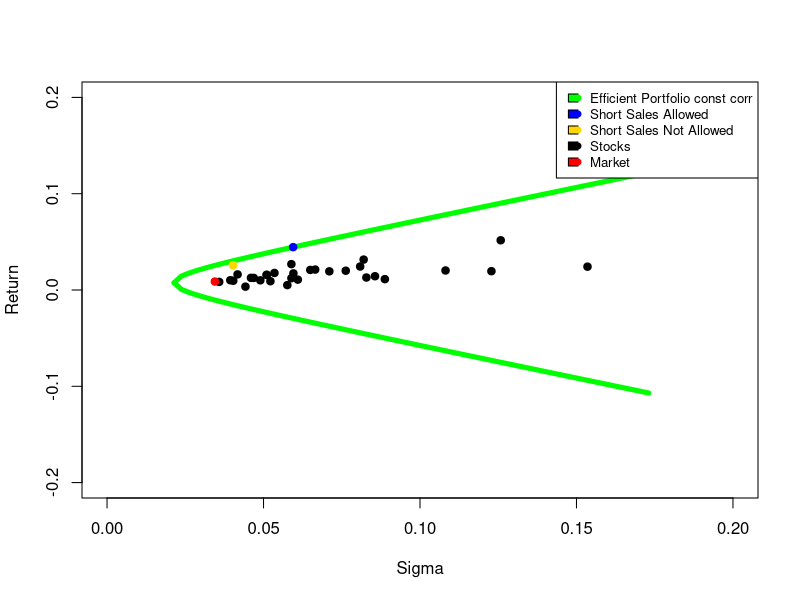

Here is the R script that generated this plot:
#Read all data
a_all <- read.csv("stockData.csv", sep=",", header=TRUE) 

# Use 5 year data to train 
a <- a_all[1:60,]

#Convert adjusted close prices into returns:
r <- (a[-1,3:ncol(a)]-a[-nrow(a),3:ncol(a)])/a[-nrow(a),3:ncol(a)] # return of stocks + market
#r_m <- (a[-1,3]-a[-nrow(a),3])/a[-nrow(a),3] # return of market
rrr <- r[,-1]

n_stocks= ncol(rrr)

#Compute the average correlation:
rho <- (sum(cor(rrr[1:n_stocks]))-n_stocks)/(n_stocks*(n_stocks-1))

#Initialize the vectors:
col1 <- rep(0,n_stocks)
col2 <- rep(0,n_stocks)
col3 <- rep(0,n_stocks)

#Initialize the var-covar matrix:
y <- rep(0,n_stocks*n_stocks)
mat <- matrix(y, ncol=n_stocks, nrow=n_stocks)

#Compute necessary quantities:
R_f = 0.002
Rbar <- colMeans(rrr[1:n_stocks])
Rbar_f <- Rbar-R_f
sigma <- ( diag(var(rrr[1:n_stocks])) )^0.5
Ratio <- Rbar_f/sigma

#Initial table:
xx <- (cbind(Rbar, Rbar_f, sigma, Ratio))

#Order the table based on the excess return to sigma ratio:
aaa <- xx[order(-Ratio),]

#Create the last 3 columns of the table:
for(i in(1:n_stocks)) {
  
  col1[i] <- rho/(1-rho+i*rho)
  
  col2[i] <- sum(aaa[,4][1:i])
}

#Compute the Ci:
for(i in (1:n_stocks)) {
  
  col3[i] <- col1[i]*col2[i]
  
}

#Create the entire table until now:
xxx <- cbind(aaa, col1, col2, col3)


#SHORT SALES ALLOWED:
#Compute the Zi:
z <- (1/((1-rho)*xxx[,3]))*(xxx[,4]-xxx[,7][nrow(xxx)])

#Compute the xi:
x <- z/sum(z)

#The final table:
aaaa <- cbind(xxx, z, x)

#SHORT SALES NOT ALLOWED:
#Find composition of optimum portfolio when short sales are not allowed:
aaaaa <- aaaa[1:which(aaaa[,7]==max(aaaa[,7])), ]
z_no <- (1/((1-rho)*aaaaa[,3]))*(aaaaa[,4]-aaaaa[,7][nrow(aaaaa)])
x_no <- z_no/sum(z_no)

#Final table:
a_no <- cbind(aaaaa, z_no, x_no)

#Var-covar matrix based on the constant correlation model:
for(i in 1:30){
  
  for(j in 1:30){
    
    if(i==j){
      mat[i,j]=aaaa[i,3]^2
    } else
    {
      mat[i,j]=rho*aaaa[i,3]*aaaa[j,3]
    }
  }
}


#Calculate the expected return and sd of the point of tangency 
#when short sales allowed
sd_p_opt <- (t(x) %*% mat %*% x)^.5
R_p_opt <- t(x) %*% aaaa[,1]


#Calculate the expected return and sd of the point of tangency 
#when short sales are not allowed
sd_p_opt_no <- (t(x_no) %*% mat[1:which(aaaa[,7]==max(aaaa[,7])),1:which(aaaa[,7]==max(aaaa[,7]))] %*% x_no)^.5
R_p_opt_no <- t(x_no) %*% aaaaa[,1]

#Trace out efficient portfolio
inv_covmat_const_corr= solve(mat)
ones = rep(1,n_stocks)

A = as.numeric(t(aaaa[,1]) %*% inv_covmat_const_corr %*% ones) 
B = as.numeric(t(aaaa[,1]) %*% inv_covmat_const_corr %*% aaaa[,1]) 
C = as.numeric(t(ones)  %*% inv_covmat_const_corr %*% ones) 
D = B*C - A^2

E <- seq(-0.2,0.2,.001)

sigmas <- sqrt(seq(1/C,0.03,.0001)) 
upper_part <- (A + sqrt(D*(C*sigmas^2 - 1)))*(1/C) 
lower_part <- (A - sqrt(D*(C*sigmas^2 - 1)))*(1/C) 

plot(sigmas, upper_part, lwd=5,type = "l",col = "green",xlim = c(0, 0.2), ylim= c(-0.2,0.2),ylab = "Return",xlab = "Sigma") 
lines(sigmas,lower_part, lwd=5,type = "l",col = "green")

points(sd_p_opt,R_p_opt, pch=19,lwd=1,col="blue")
points(sd_p_opt_no,R_p_opt_no, pch=19,lwd=1,col="gold")
points(aaaa[,3],aaaa[,1], pch=19,lwd=1,col="black")
points(sqrt(var(r[,1])),mean(r[,1]), pch=19,lwd=1,col="red")

legend("topright", 
       legend=c("Efficient Portfolio const corr","Short Sales Allowed", "Short Sales Not Allowed", "Stocks","Market"),
       col=c("green","blue","gold","black","red"),
       pch = 19,
       fill =c("green","blue","gold","black","red"),
       cex=0.8)
